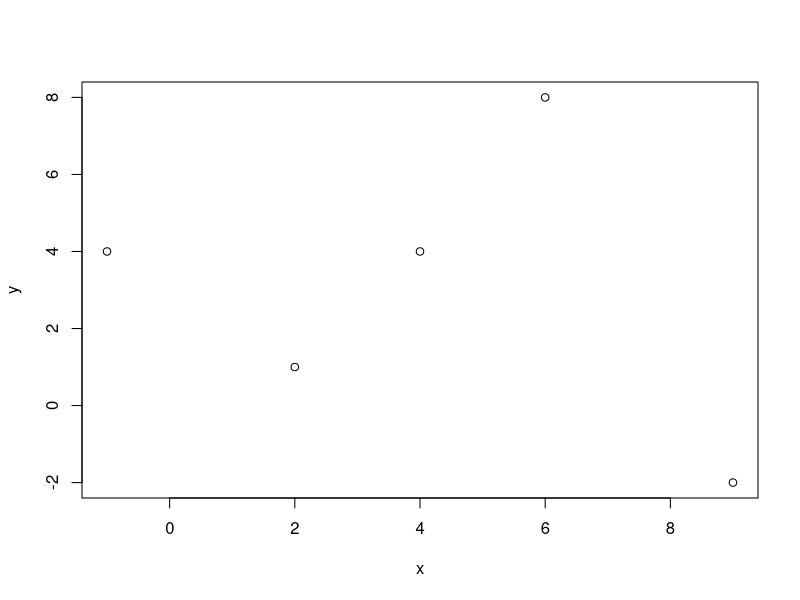
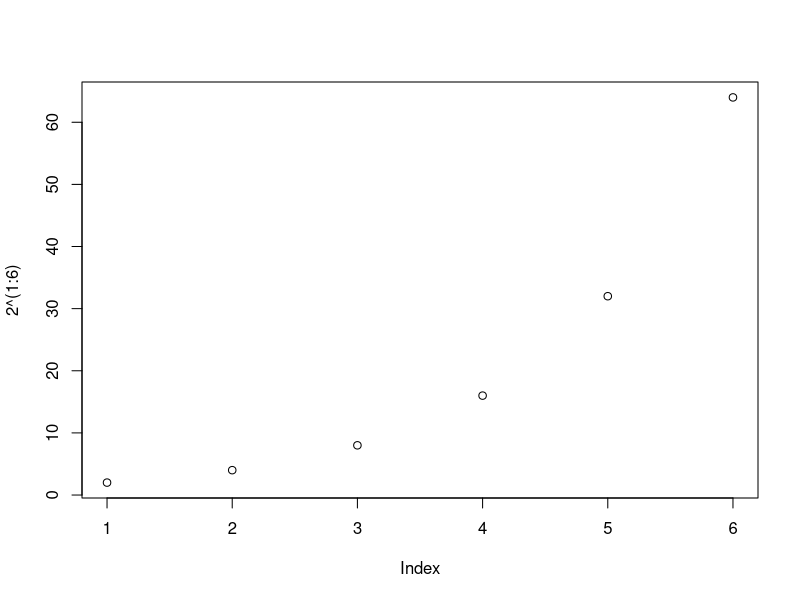
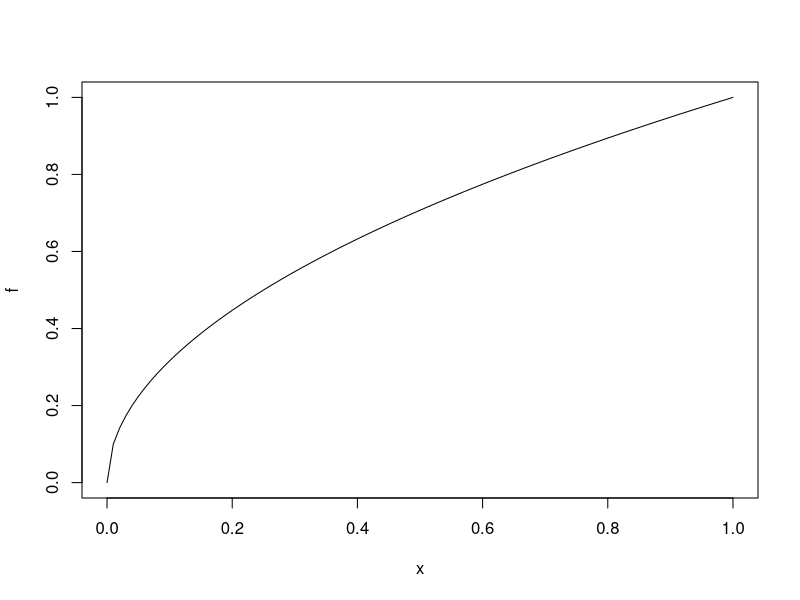
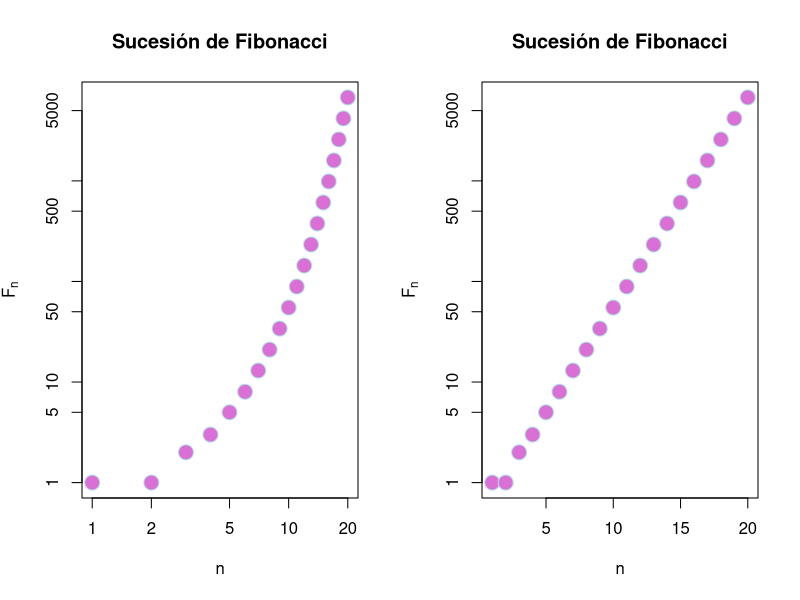
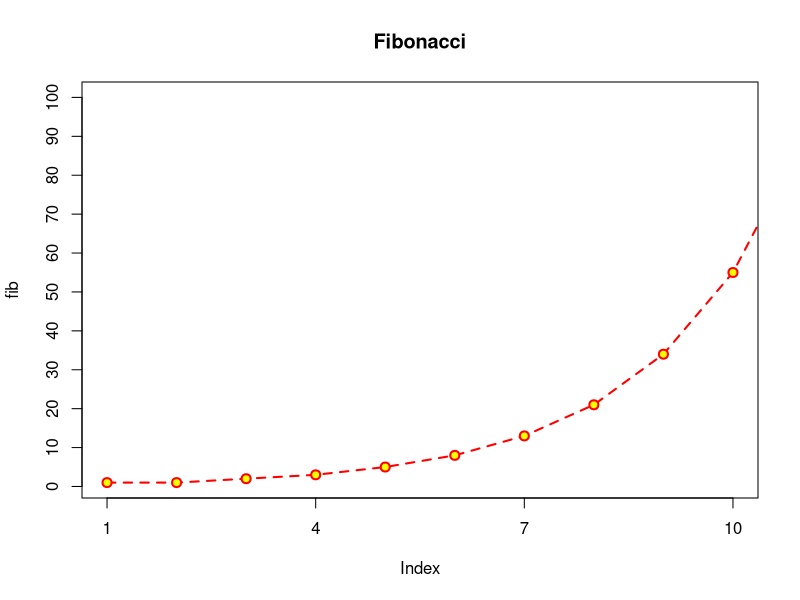
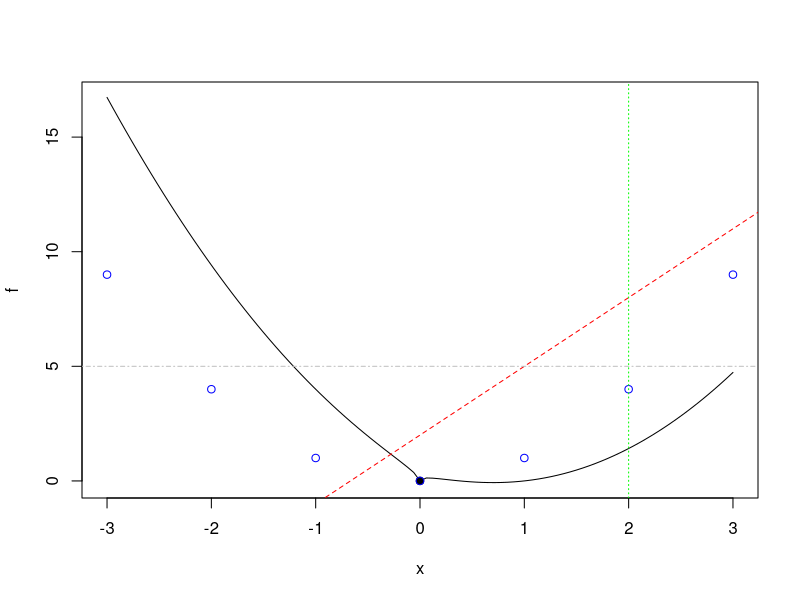
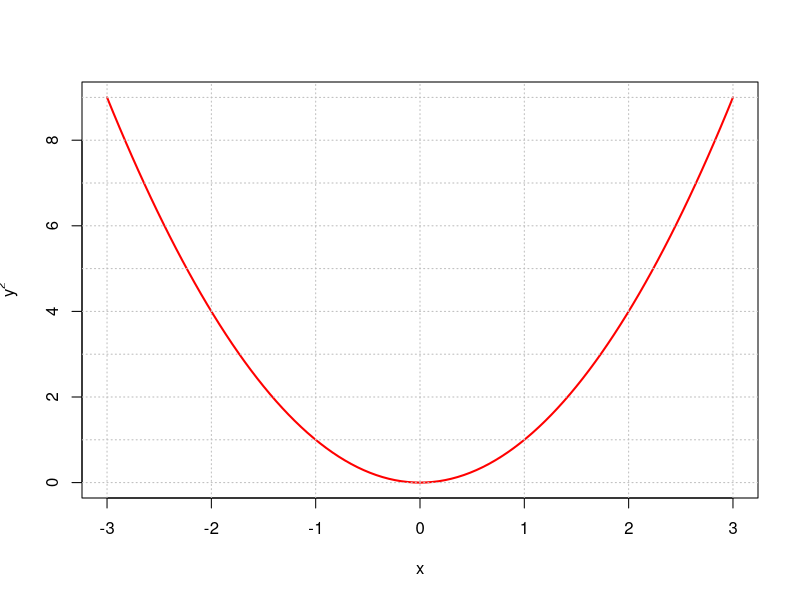
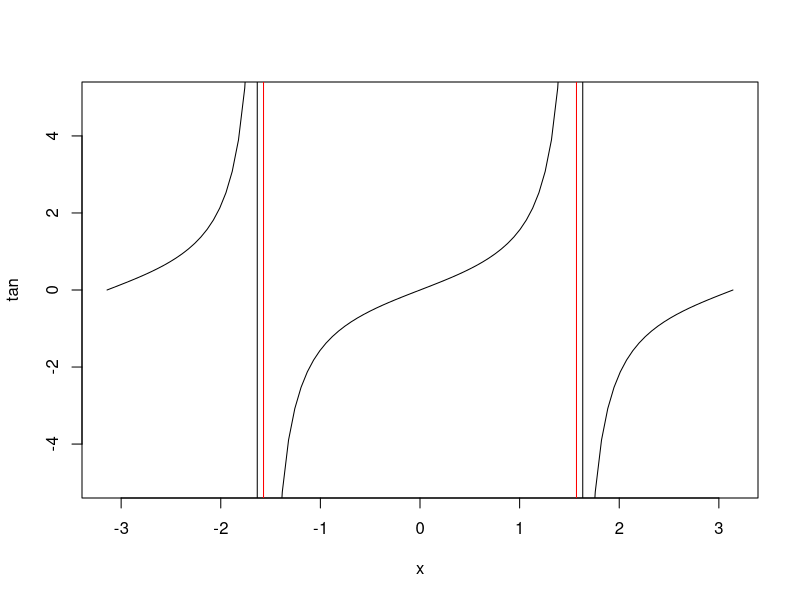

The R source for these figures, in order:
## ---- chunk 1
knitr::opts_chunk$set(echo = TRUE)
## ---- chunk 2
x = c(2,6,4,9,-1)
y = c(1,8,4,-2,4)
plot(x,y)
## ---- chunk 3
plot(2^(1:6))
## ---- chunk 4
f <- function(x){ sqrt(x) }
plot(f)
## ---- chunk 5
n = 1:20
fib = (1/sqrt(5))*((1+sqrt(5))/2)^n - (1/sqrt(5))*((1-sqrt(5))/2)^n
fib
par(mfrow = c(1,2))
plot(fib, xlab = "n", ylab = expression(F[n]),
     main = "Sucesión de Fibonacci", pch = 21, cex = 2,
     col = "powderblue", bg = "orchid", log = "xy")

plot(fib, xlab = "n", ylab = expression(F[n]),
     main = "Sucesión de Fibonacci", pch = 21, cex = 2,
     col = "powderblue", bg = "orchid", log = "y")
par(mfrow = c(1,1))
## ---- chunk 6
plot(fib, pch = 21, col = "red", bg = "yellow", cex = 1.2, 
     main = "Fibonacci",
     type = "o", lty = "dashed", lwd = 2, 
     xlim = c(1,10), ylim = c(1, 100),
     xaxp = c(1,10,3), yaxp = c(0,100, 10))
## ---- chunk 7
f <- function(x){
  x^2 -2*x + sqrt(abs(x))
}
plot(f, xlim = c(-3,3))
points(0,0, pch = 19)
points(-3:3, (-3:3)^2, col = "blue")
abline(2,3, lty = "dashed", col = "red")
abline(v = 2, lty = "dotted", col = "green")
abline(h = 5, lty = "dotdash", col = "gray")
## ---- chunk 8
f <- function(x){x^2}
plot(f, xlim = c(-3,3), col = "red", lwd = 2, ylab = expression(y^2), xlab = "x")
abline(h=0:9, v = -3:3, lty="dotted", col = "grey")
## ---- chunk 9
plot(tan, xlim = c(-pi, pi), ylim = c(-5,5))
abline(v = c(-pi/2, pi/2), col = "red")
## ---- chunk 10
plot(0,0)
text(0,0, labels = "debajo", pos = 1)
text(0,0, labels = "izquierda", pos = 2)
text(0,0, labels = "arriba", pos = 3)
text(0,0, labels = "derecha", pos = 4)
points(0,1)
text(0,1, labels = "centro")
## ---- chunk 11
f <- function(x){x^2}
plot(f, xlim = c(-3,3), ylim = c(-10,10))
points(-3:3, f(-3:3), pch = 19)
lines(-3:3, f(-3:3), lwd = 2, lty = "dotted", col = "red")
curve(x^3, lty = "dashed", col = "blue", add = TRUE)
curve(x^4, lty = "dashed", col = "orangered", add=TRUE)
legend("bottomright", 
       legend = c(expression(x^2), expression(x^3), expression(x^4)), 
       lwd = 2, 
       col = c("red", "blue", "orangered"), 
       lty = c("dotted", "dashed", "dashed")
       )
## ---- chunk 12
alumnos = c(1:10)
notas = c(2,5,7,9,8,3,5,6,10,7)
plot(alumnos,notas, main = "Gráfico de texto")
text(alumnos,notas, labels = c("S","A","N","E","N","S","A","A","E","N"), pos = c(rep(3,times=8),1,3))

## ---- chunk 13
x=seq(0,2*pi,0.1)
plot(x,sin(x), type="l", col="blue", lwd=3, xlab = "", ylab = "")
lines(x,cos(x), col="green", lwd=3)
lines(x,tan(x), col="purple", lwd=3)
legend("bottomleft", col=c("blue","green","purple"), legend = c("seno","coseno","tangente"),lwd = 3, bty = "l")

## ---- chunk 14
curve(x^2 - 3*x + 30, xlim = c(-15,15), main = "Una parábola", col = "red", lwd = 2, ylab = expression(y=x^2-3*x+30), xlab = "x")
## ---- chunk 15
i = -15:15
f = function(x){x^2 - 3*x + 30}
plot(f(i), main = "Una parábola", xlim = c(-15,15), col = "red", lwd = 2, ylab = expression(y=x^2-3*x+30), xlab = "x")
## ---- chunk 16
curve(5*2^x, main = "Grafica punto 3", log = "y", xlim = c(-10,25), col = "blue", lwd = 2, ylab = expression(y=2^x*5))
## ---- chunk 17
curve(3*x, xlim = c(-10,20), col = "blue", lwd = 1)
curve(-3*x, col = "green", lwd = 1, add = TRUE)
title(main = "2 rectas\n\n", sub = "Dos rectas con pendiente opuesto")
legend(13,10, col=c("blue","green"), legend = c("3x","-3x"),lwd = 3, bty = "l")

## 5. Dad la instrucción que añada a un gráfico anterior la recta horizontal y = 0 de color rojo con un grosor de 5 puntos.

abline(h = 0, lty = "dotdash", col = "red", lwd = 5)

## 6. Dad la instrucción que añada a un gráfico anterior la recta y = 2x+7 de color azul con un grosor de 2 puntos.

curve(2*x+7, col = "blue", lwd = 2, add = TRUE)

